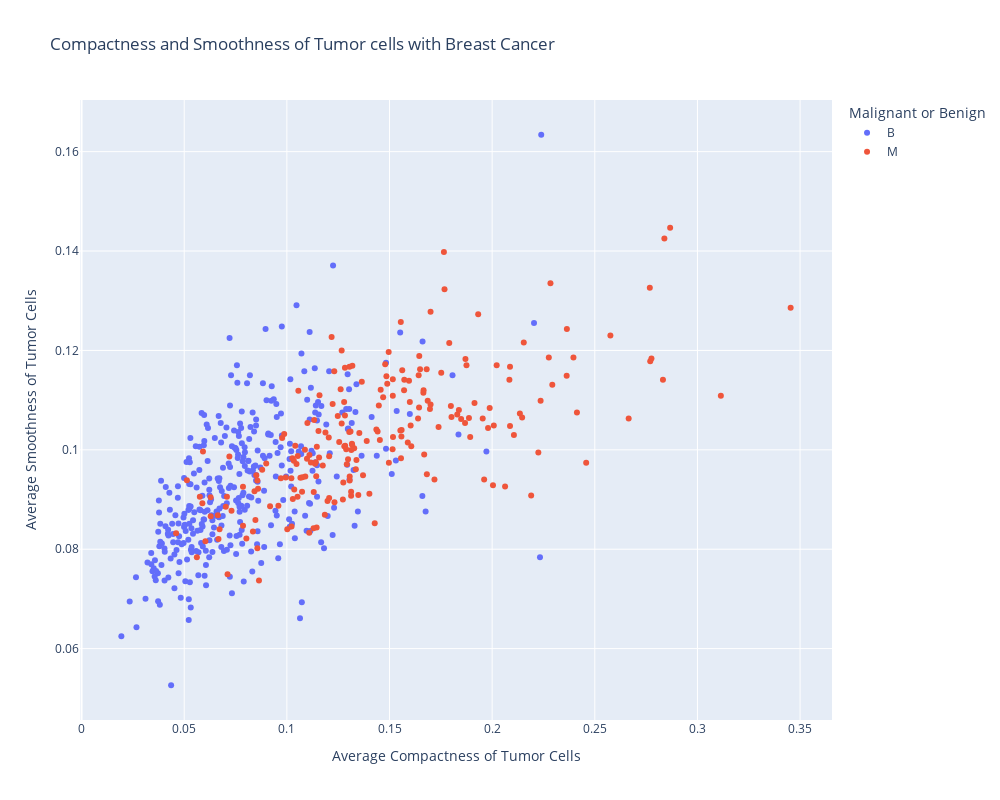

Notebook cell for this chart:
### Code cell
fig = px.scatter(x=df["x.compactness_mean"], y=df["x.smoothness_mean"],
                 width=1000, height=800,
                 color=df.y,
                 labels={"x": "Average Compactness of Tumor Cells",
                         "y": "Average Smoothness of Tumor Cells",
                         "color": "Malignant or Benign"},
                 title="Compactness and Smoothness of Tumor cells with Breast Cancer")
fig.show()
fig.show("svg")

### Figure 1 — Plotly figure (JSON) as saved in the notebook; plotly's stock layout.template omitted (floating-point values rounded to 4 significant figures; data arrays with more than 128 entries replaced by an {"elided": "..."} marker saying what was removed)
{"data": [{"hovertemplate": "Malignant or Benign=B<br>Average Compactness of Tumor Cells=%{x}<br>Average Smoothness of Tumor Cells=%{y}<extra></extra>", "legendgroup": "B", "marker": {"color": "#636efa", "symbol": "circle"}, "mode": "markers", "name": "B", "orientation": "v", "showlegend": true, "x": {"elided": "357 float values"}, "xaxis": "x", "y": {"elided": "357 float values"}, "yaxis": "y", "type": "scatter"}, {"hovertemplate": "Malignant or Benign=M<br>Average Compactness of Tumor Cells=%{x}<br>Average Smoothness of Tumor Cells=%{y}<extra></extra>", "legendgroup": "M", "marker": {"color": "#EF553B", "symbol": "circle"}, "mode": "markers", "name": "M", "orientation": "v", "showlegend": true, "x": {"elided": "212 float values"}, "xaxis": "x", "y": {"elided": "212 float values"}, "yaxis": "y", "type": "scatter"}], "layout": {"xaxis": {"anchor": "y", "domain": [0.0, 1.0], "title": {"text": "Average Compactness of Tumor Cells"}}, "yaxis": {"anchor": "x", "domain": [0.0, 1.0], "title": {"text": "Average Smoothness of Tumor Cells"}}, "legend": {"title": {"text": "Malignant or Benign"}, "tracegroupgap": 0}, "title": {"text": "Compactness and Smoothness of Tumor cells with Breast Cancer"}, "height": 800, "width": 1000}}
